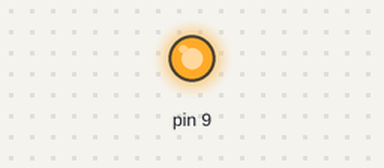
Bench run of a sketch on a simulated Arduino Uno, built with avr-gcc and run on an emulated ATmega328P. Shown: output pins drawn as LEDs (lit = HIGH).

Above: at 0.05 s.
At 1.3 s:
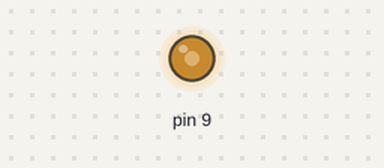
At 2.6 s:
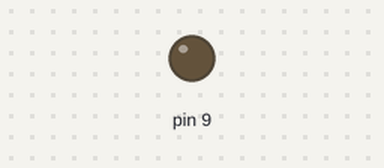
At 4.7 s:
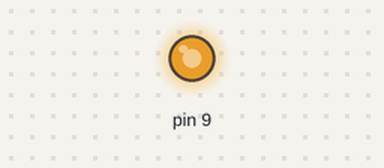
Timing chart, 0 to 6.8 s (numbered marks = the images above):
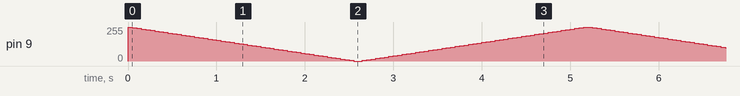

The sketch:

fadinglight.ino
```cpp
int val;
void setup()
{
  pinMode(9,OUTPUT);
}
void loop()
{
  val = 255;
  while(val > -1)
  {
    analogWrite(9,val);
    delay(50);
    val-=5;
  }
  val = 0;
  while(val < 256)
  {
    analogWrite(9,val);
    delay(50);
    val+=5;
  }
}
```
